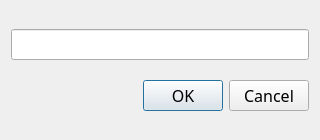
<?xml version="1.0" encoding="UTF-8"?>
<ui version="4.0">
 <class>root</class>
 <widget class="QDialog" name="root">
  <property name="geometry">
   <rect>
    <x>0</x>
    <y>0</y>
    <width>320</width>
    <height>140</height>
   </rect>
  </property>
  <property name="sizePolicy">
   <sizepolicy hsizetype="Fixed" vsizetype="Fixed">
    <horstretch>0</horstretch>
    <verstretch>0</verstretch>
   </sizepolicy>
  </property>
  <property name="minimumSize">
   <size>
    <width>320</width>
    <height>140</height>
   </size>
  </property>
  <property name="maximumSize">
   <size>
    <width>320</width>
    <height>140</height>
   </size>
  </property>
  <property name="windowTitle">
   <string>Root access</string>
  </property>
  <property name="windowIcon">
   <iconset resource="../res/res.qrc">
    <normaloff>:/icons/distroflex-icon.png</normaloff>:/icons/distroflex-icon.png</iconset>
  </property>
  <layout class="QVBoxLayout" name="verticalLayout_2">
   <item>
    <layout class="QVBoxLayout" name="verticalLayout">
     <property name="spacing">
      <number>20</number>
     </property>
     <property name="topMargin">
      <number>0</number>
     </property>
     <property name="bottomMargin">
      <number>0</number>
     </property>
     <item>
      <widget class="QLineEdit" name="sudo">
       <property name="font">
        <font>
         <family>Droid Sans</family>
         <pointsize>12</pointsize>
        </font>
       </property>
      </widget>
     </item>
     <item>
      <widget class="QDialogButtonBox" name="buttonBox">
       <property name="font">
        <font>
         <family>Droid Sans</family>
         <pointsize>12</pointsize>
        </font>
       </property>
       <property name="orientation">
        <enum>Qt::Horizontal</enum>
       </property>
       <property name="standardButtons">
        <set>QDialogButtonBox::Cancel|QDialogButtonBox::Ok</set>
       </property>
      </widget>
     </item>
    </layout>
   </item>
  </layout>
 </widget>
 <resources>
  <include location="../res/res.qrc"/>
 </resources>
 <connections>
  <connection>
   <sender>buttonBox</sender>
   <signal>rejected()</signal>
   <receiver>root</receiver>
   <slot>reject()</slot>
   <hints>
    <hint type="sourcelabel">
     <x>316</x>
     <y>260</y>
    </hint>
    <hint type="destinationlabel">
     <x>286</x>
     <y>274</y>
    </hint>
   </hints>
  </connection>
  <connection>
   <sender>buttonBox</sender>
   <signal>accepted()</signal>
   <receiver>root</receiver>
   <slot>accept()</slot>
   <hints>
    <hint type="sourcelabel">
     <x>248</x>
     <y>254</y>
    </hint>
    <hint type="destinationlabel">
     <x>157</x>
     <y>274</y>
    </hint>
   </hints>
  </connection>
 </connections>
</ui>
